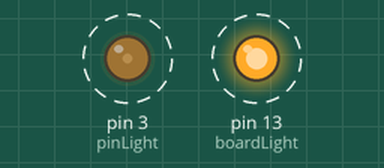
Recording of a sketch running on a simulated Arduino Uno, built with avr-gcc and run on an emulated ATmega328P. On the bench: output pins drawn as LEDs (lit = HIGH). Dashed ring = blinking.

Above: at 0.05 s.
Timing chart, 0 to 4.6 s (numbered marks = the images above):
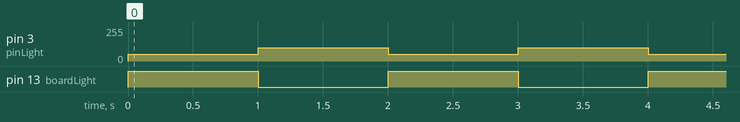

Measured:
- by itself, pin 3 (pinLight): alternates 100/255 for 1.0 s and 50/255 for 1.0 s
- by itself, pin 13 (boardLight): alternates HIGH for 1.0 s and LOW for 1.0 s

The sketch:

blinky.ino
```cpp
const int pinLight = 3;
const int boardLight = 13;

void setup() {
  pinMode(boardLight, OUTPUT);
  pinMode(pinLight, OUTPUT);
}

void loop() {
  digitalWrite(boardLight, HIGH);
  analogWrite(pinLight, 50);
  delay(1000);
  digitalWrite(boardLight, LOW);
  analogWrite(pinLight, 100);
  delay(1000);
}
```
